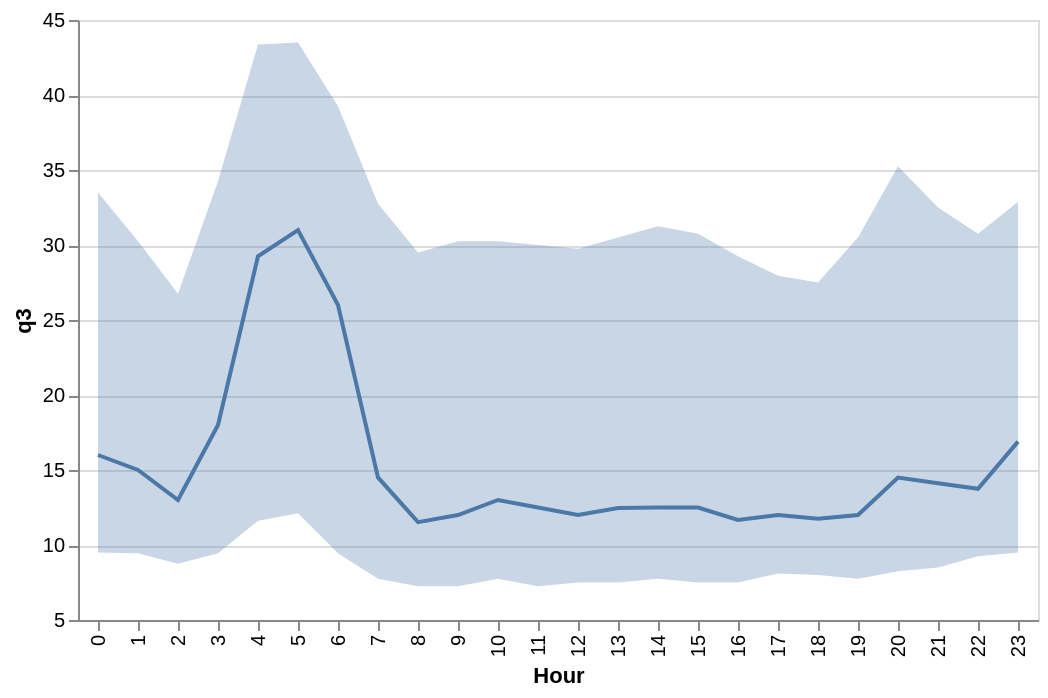

The notebook cell this image was saved under:
### Code cell
chart = alt.Chart.from_json(spec)
chart

### Figure 1 — Vega-Lite specification as saved in the notebook (floating-point values rounded to 4 significant figures)
{"config": {"view": {"continuousWidth": 300, "continuousHeight": 300}}, "layer": [{"mark": "errorband", "encoding": {"x": {"field": "Hour"}, "y": {"field": "q3", "scale": {"zero": false}, "type": "quantitative"}, "y2": {"field": "q1"}}}, {"mark": "line", "encoding": {"x": {"field": "Hour"}, "y": {"field": "median", "type": "quantitative"}}}], "data": {"name": "data-9b4c51afd78cc0a312400894db037ea2"}, "$schema": "https://vega.github.io/schema/vega-lite/v5.json", "datasets": {"data-9b4c51afd78cc0a312400894db037ea2": [{"Hour": 0, "min": 0.0, "q1": 9.5, "median": 16.0, "q3": 33.5, "max": 246.0}, {"Hour": 1, "min": 0.0, "q1": 9.45, "median": 15.0, "q3": 30.25, "max": 173.5}, {"Hour": 2, "min": 3.25, "q1": 8.75, "median": 13.0, "q3": 26.75, "max": 144.5}, {"Hour": 3, "min": 0.05, "q1": 9.45, "median": 18.0, "q3": 34.25, "max": 325.0}, {"Hour": 4, "min": 0.0, "q1": 11.62, "median": 29.25, "q3": 43.38, "max": 175.0}, {"Hour": 5, "min": 3.25, "q1": 12.11, "median": 31.0, "q3": 43.5, "max": 160.5}, {"Hour": 6, "min": 2.22, "q1": 9.45, "median": 26.0, "q3": 39.25, "max": 180.5}, {"Hour": 7, "min": 0.01, "q1": 7.75, "median": 14.51, "q3": 32.75, "max": 440.0}, {"Hour": 8, "min": 0.0, "q1": 7.25, "median": 11.52, "q3": 29.5, "max": 149.8}, {"Hour": 9, "min": 0.0, "q1": 7.25, "median": 12.0, "q3": 30.25, "max": 180.0}, {"Hour": 10, "min": 0.0, "q1": 7.75, "median": 13.0, "q3": 30.25, "max": 249.8}, {"Hour": 11, "min": 0.0, "q1": 7.25, "median": 12.5, "q3": 30.0, "max": 216.0}, {"Hour": 12, "min": 0.0, "q1": 7.5, "median": 12.0, "q3": 29.75, "max": 162.6}, {"Hour": 13, "min": 0.0, "q1": 7.5, "median": 12.47, "q3": 30.5, "max": 161.2}, {"Hour": 14, "min": 0.0, "q1": 7.75, "median": 12.5, "q3": 31.25, "max": 280.0}, {"Hour": 15, "min": 0.0, "q1": 7.5, "median": 12.5, "q3": 30.75, "max": 312.0}, {"Hour": 16, "min": 0.0, "q1": 7.5, "median": 11.66, "q3": 29.25, "max": 405.5}, {"Hour": 17, "min": 0.0, "q1": 8.1, "median": 12.0, "q3": 27.95, "max": 5000.0}, {"Hour": 18, "min": 0.0, "q1": 8.0, "median": 11.74, "q3": 27.5, "max": 184.0}, {"Hour": 19, "min": 0.0, "q1": 7.75, "median": 12.0, "q3": 30.5, "max": 9008.0}, {"Hour": 20, "min": 0.0, "q1": 8.25, "median": 14.5, "q3": 35.25, "max": 6001.0}, {"Hour": 21, "min": 0.0, "q1": 8.5, "median": 14.11, "q3": 32.5, "max": 4000.0}, {"Hour": 22, "min": 0.0, "q1": 9.25, "median": 13.75, "q3": 30.75, "max": 3009.0}, {"Hour": 23, "min": 0.0, "q1": 9.5, "median": 16.89, "q3": 32.88, "max": 5800.0}]}}
